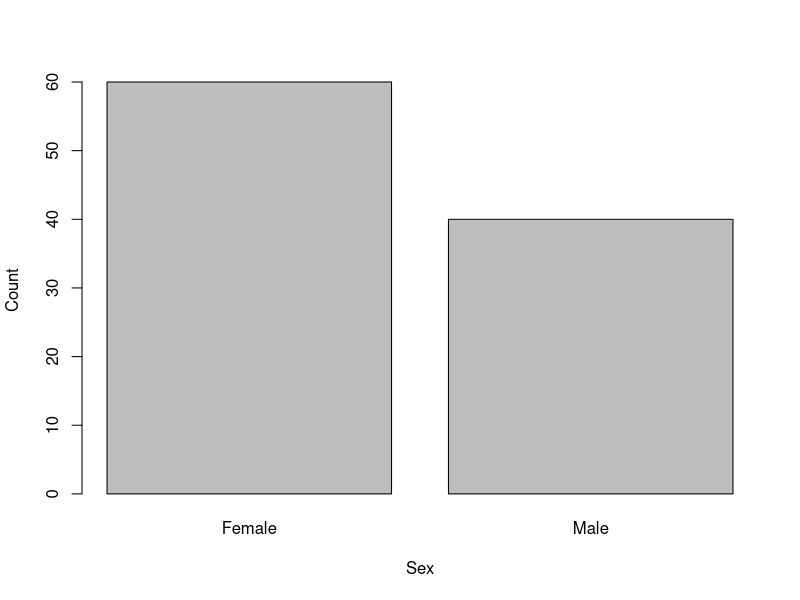

Write R code to recreate this figure.
## ---- chunk 1
chisq.test(x = c(60, 40), p = c(0.5, 0.5))
## ---- chunk 2
barplot(c(60, 40), xlab = "Sex", ylab = "Count", names = c("Female", "Male"))
## ---- chunk 3
date()
